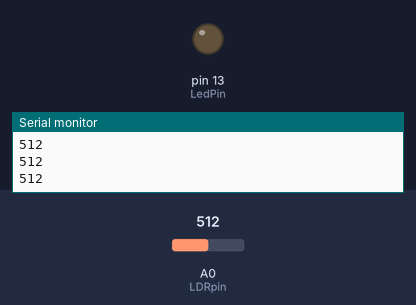
This sketch was run on a simulated Arduino Uno, built with avr-gcc and run on an emulated ATmega328P. Shown: output pins drawn as LEDs (lit = HIGH), the last lines printed to the serial monitor. The test bench sets the inputs (shaded band); at power-on: A0 (LDRpin) = 512.

Above: at 1.2 s.
1.3 s: A0 (LDRpin) set to 29
2.8 s: A0 (LDRpin) set to 22
At 3.2 s:
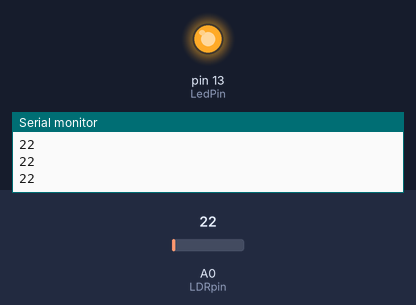
4.3 s: A0 (LDRpin) set to 122
At 5.5 s:
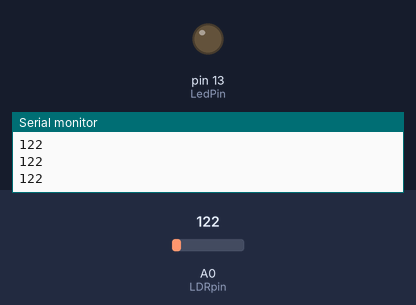
5.8 s: A0 (LDRpin) set to 15
At 6.9 s:
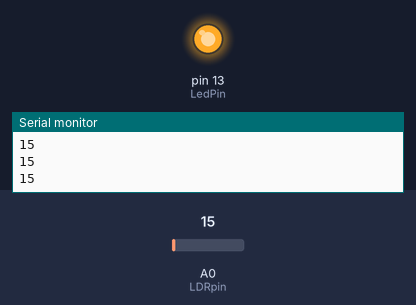
Timing chart, 0 to 8.3 s (numbered marks = the images above; inputs shaded):
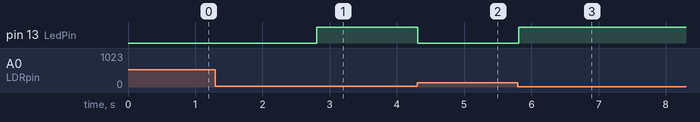

The sketch:

ldr_led.ino
```cpp
//This Code is designed by Prince Kushwaha

// Define the LDR pin
#define LDRpin A0
int LDRValue = 0;
int LedPin = 13;  // Pin for the LED

void setup() {
  // Begin serial communication
  Serial.begin(9600);

  // Set LED pin as output
  pinMode(LedPin, OUTPUT);

  // Turn off the LED initially
  digitalWrite(LedPin, LOW);
}

void loop() {
  // Read the value from the LDR
  LDRValue = analogRead(LDRpin);

  // Print the LDR value
  Serial.println(LDRValue);
  delay(2);

  // If LDR value is greater than 300, turn off the LED
  if (LDRValue > 25) {
    digitalWrite(LedPin, LOW);
  }
  // Otherwise, turn on the LED
  else {
    digitalWrite(LedPin, HIGH);
  }
}
```

Measured:
- the behaviour switches between 26 and 25 on A0 (LDRpin) (found by bisection; images 0 and 1)
- after the input at 2.8 s, pin 13 (LedPin): LOW → HIGH at once
- after the input at 4.3 s, pin 13 (LedPin): HIGH → LOW at once
- after the input at 5.8 s, pin 13 (LedPin): LOW → HIGH at once
